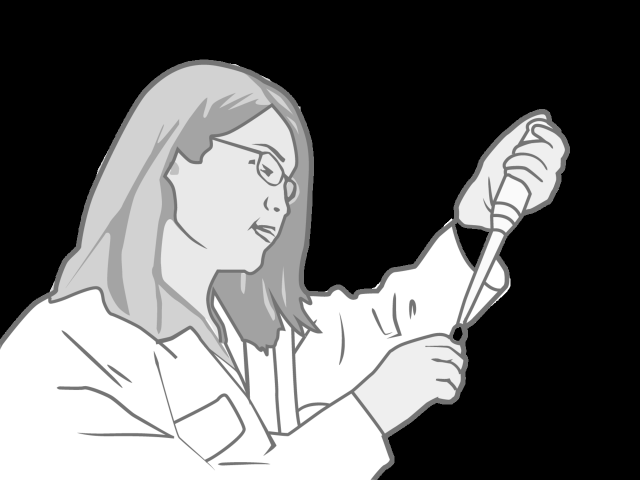
#> input picture data/test/t03_nih_pipetting.png, 1280 x 960 px (shown at 1/2 size)
$ python make_test_video.py
#> lines starting #> are read from the running program, lines starting #| are printed output that depends on the picture
# -*- coding: utf-8 -*-
"""
生成 MVP 演示用测试视频。

说明：第一阶段尚无项目组自采实验室视频，此脚本用公开测试图片合成一段
模拟视频：人员在画面中从"普通区域"移动进入"实验操作区"，
用于演示 ROI 触发 + 违规判断 + 截图 + 事件生成。

正式验证阶段将使用项目组自采实验室场景数据进行测试。
"""
import sys
from pathlib import Path

import cv2
import numpy as np

ROOT = Path(__file__).resolve().parent.parent
TEST_DIR = ROOT / "data" / "test"
OUT = TEST_DIR / "demo_lab_video.mp4"


def load_img(p):
    img = cv2.imread(str(p))
#> img is the input picture: shape (960, 1280, 3); min 0, max 255, mean 101.5
    if img is None:
        raise FileNotFoundError(p)
    return img


def make_video(image_paths, out_path=OUT, fps=25, duration_s=16, size=(1280, 720)):
    """将图片依次粘贴到移动窗口中，模拟人员走入实验操作区"""
    W, H = size
    fourcc = cv2.VideoWriter_fourcc(*"mp4v")
    writer = cv2.VideoWriter(str(out_path), fourcc, fps, (W, H))
    total_frames = fps * duration_s
    n_img = len(image_paths)
    seg = total_frames // n_img

    for i, path in enumerate(image_paths):
        img = load_img(path)
        img = cv2.resize(img, (480, 640))  # 竖版人像块
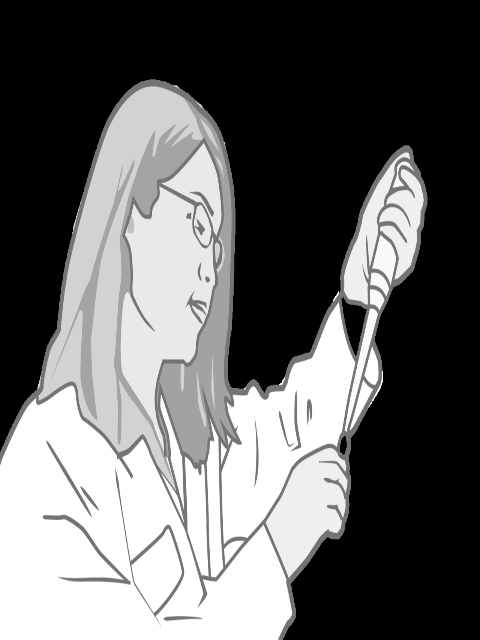
#> img: shape (640, 480, 3); min 0, max 255, mean 101.5
        for f in range(seg):
            canvas = np.full((H, W, 3), 235, dtype=np.uint8)
            # 背景网格模拟实验室
            for gx in range(0, W, 80):
                cv2.line(canvas, (gx, 0), (gx, H), (205, 205, 205), 1)
            for gy in range(0, H, 80):
                cv2.line(canvas, (0, gy), (W, gy), (205, 205, 205), 1)
            cv2.putText(canvas, "Laboratory (simulated demo)", (30, 40),
                        cv2.FONT_HERSHEY_SIMPLEX, 0.8, (120, 120, 120), 2)
            # 人物块从画面左侧（普通区域）移动到中部（实验操作区）
            t = f / max(seg - 1, 1)
            x = int(40 + t * 400)
            y = int((H - 640) / 2)
            # 简单阴影
            cv2.rectangle(canvas, (x + 6, y + 6), (x + 486, y + 646), (180, 180, 180), -1)
            canvas[y:y + 640, x:x + 480] = img
            writer.write(canvas)
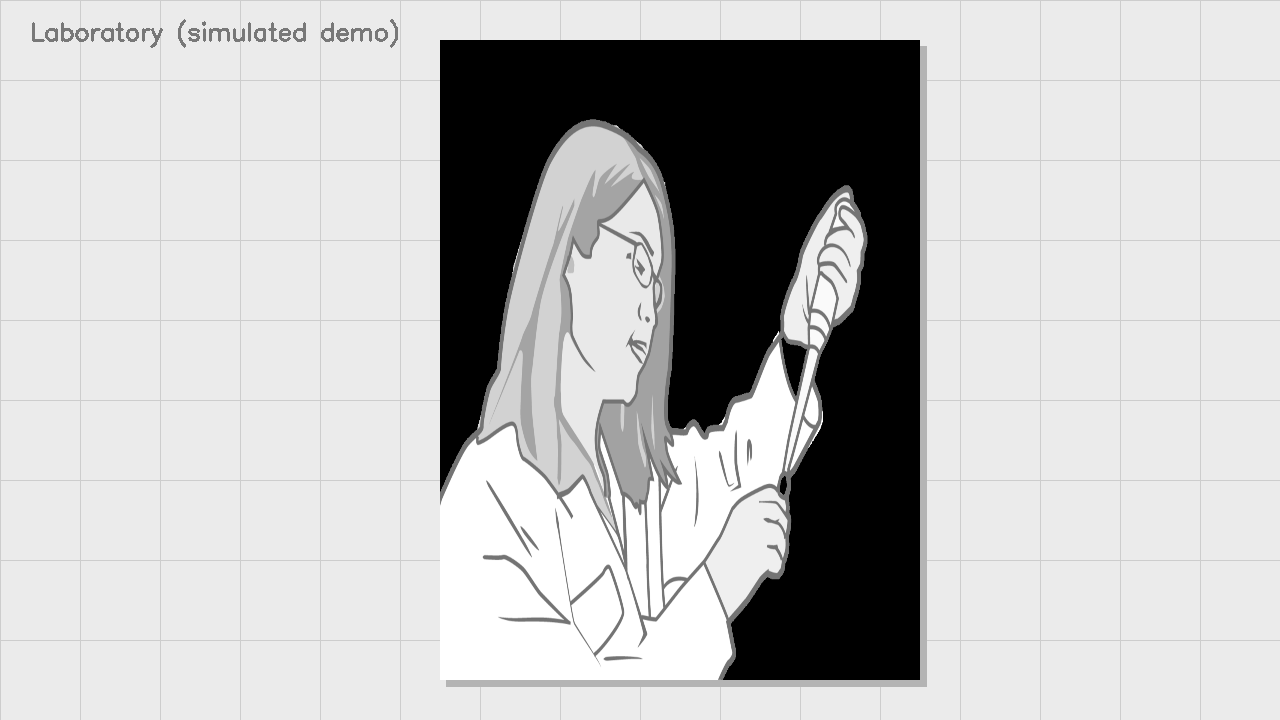
#> canvas: shape (720, 1280, 3); min 0, max 255, mean 189.2
#> pass 2 of the loop in make_video, `for i, path in enumerate(image_paths):`:
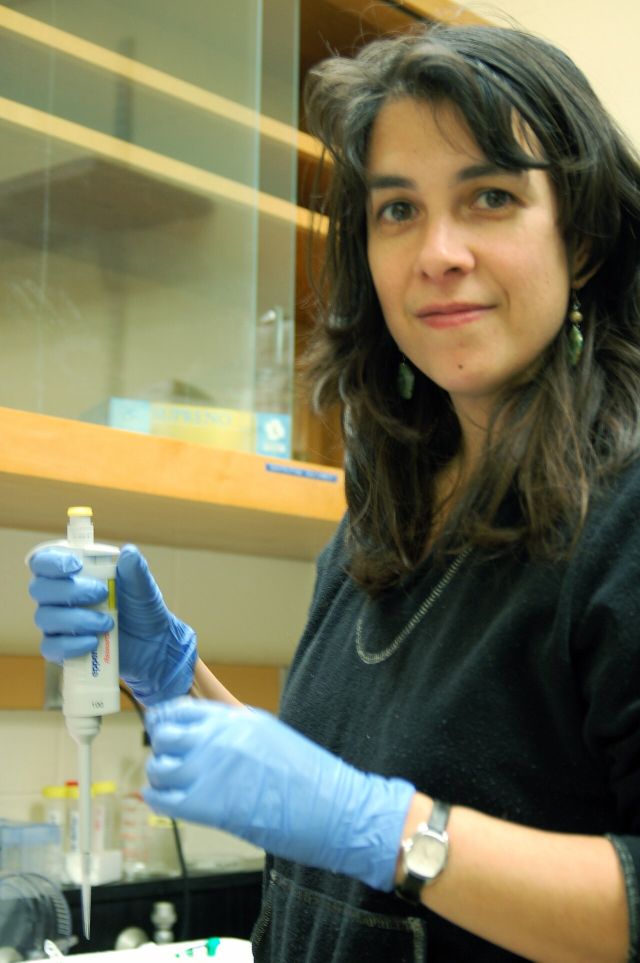
#> input picture data/test/t05_pcr_scientist.jpg, 1280 x 1925 px (shown at 1/2 size)
#> in load_img, img is the input picture: shape (1925, 1280, 3); mean B, G, R 89.5, 116, 116.3
#> in make_video, `img = cv2.resize(img, (480, 640))`:
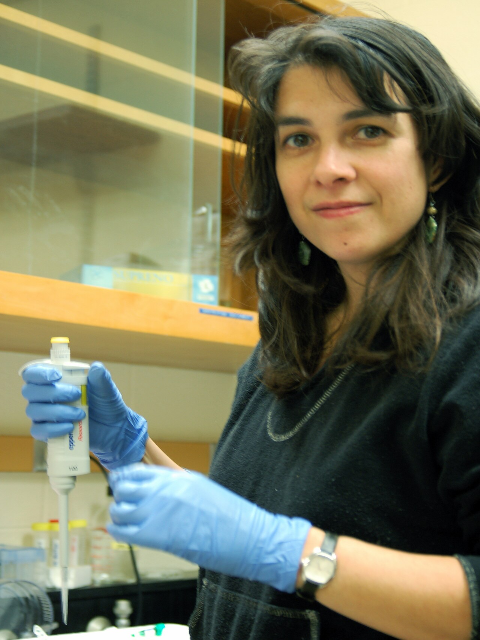
#> img: shape (640, 480, 3); mean B, G, R 89.4, 115.9, 116.2
#> after the loop in make_video, `for f in range(seg):`:
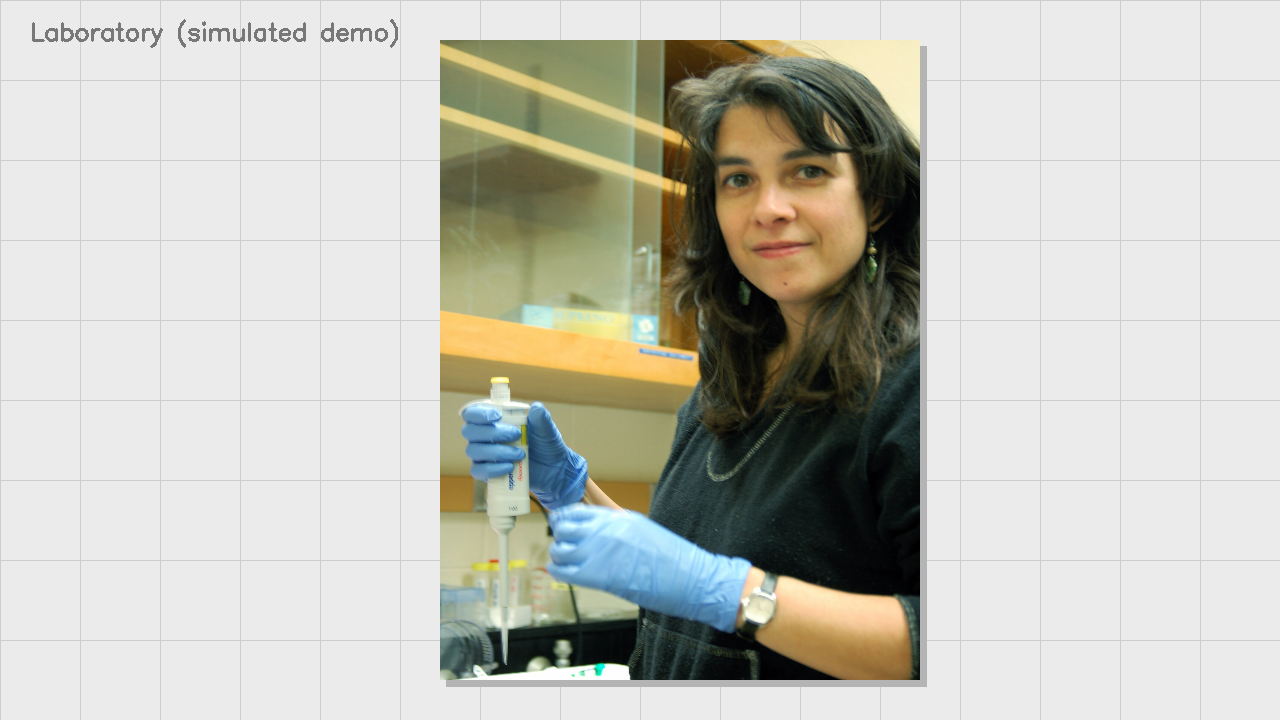
#> canvas: shape (720, 1280, 3); mean B, G, R 185.2, 194, 194.1
#> pass 3 of the loop in make_video, `for i, path in enumerate(image_paths):`:
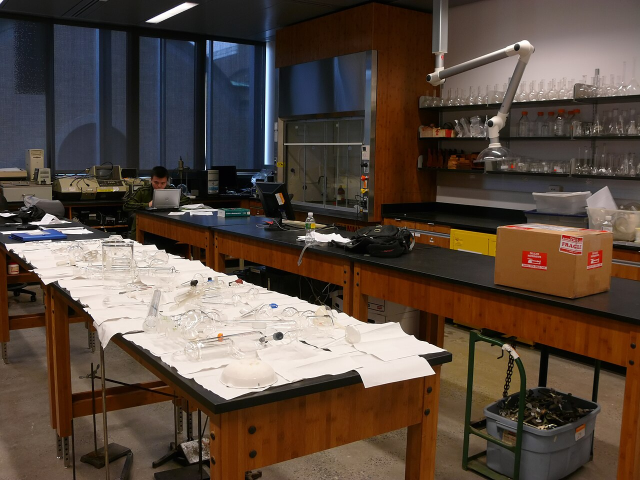
#> input picture data/test/t08_grad_chem_lab.jpg, 1280 x 960 px (shown at 1/2 size)
#> in load_img, img is the input picture: shape (960, 1280, 3); mean B, G, R 63.3, 73.6, 88.6
#> in make_video, `img = cv2.resize(img, (480, 640))`:
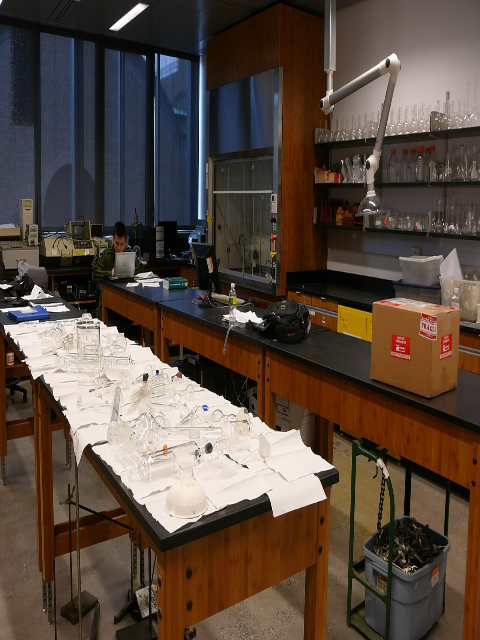
#> img: shape (640, 480, 3); mean B, G, R 63.2, 73.5, 88.5
#> after the loop in make_video, `for f in range(seg):`:
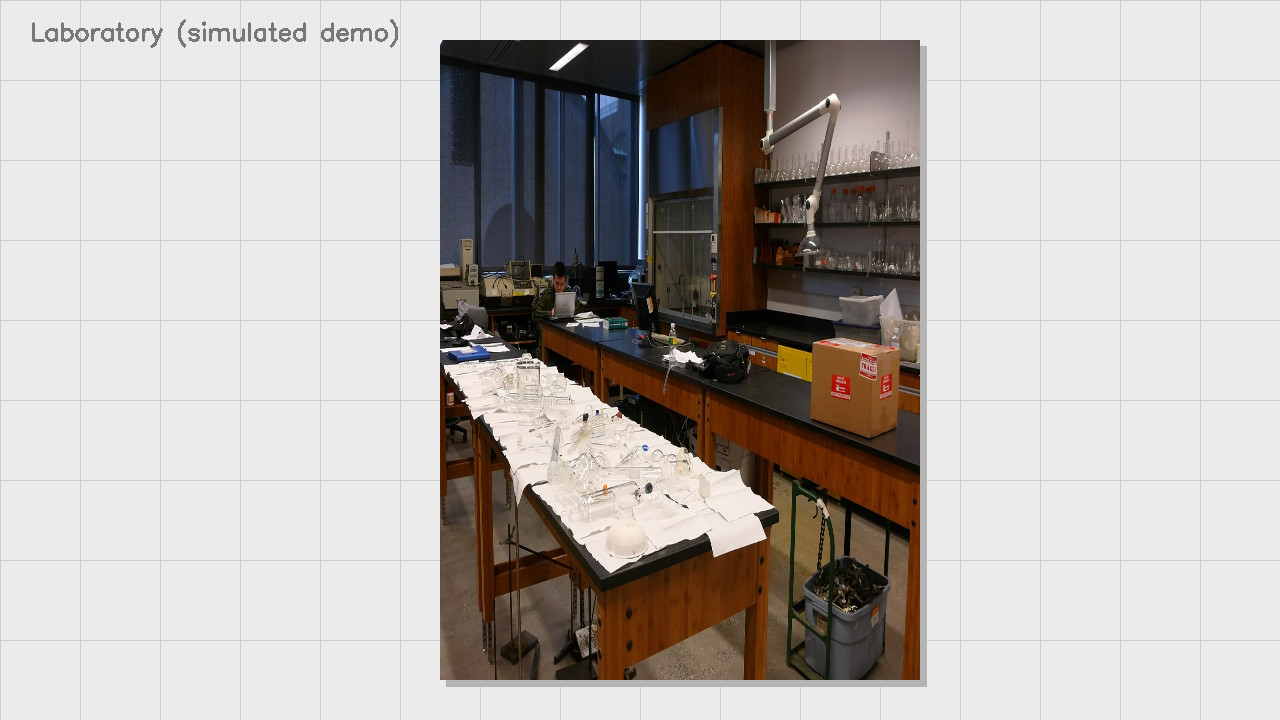
#> canvas: shape (720, 1280, 3); mean B, G, R 176.5, 179.9, 184.9
    writer.release()
    print(f"OK: {out_path} ({total_frames} frames @ {fps}fps)")
    return out_path


if __name__ == "__main__":
    imgs = [
        TEST_DIR / "t03_nih_pipetting.png",     # 穿实验服+手套 → 进入区域后仍可能缺口罩
        TEST_DIR / "t05_pcr_scientist.jpg",     # 全套 PPE
        TEST_DIR / "t08_grad_chem_lab.jpg",     # 学生做实验
    ]
    imgs = [p for p in imgs if p.exists()]
    if not imgs:
        print("没有找到测试图片，请先运行下载脚本")
        sys.exit(1)
    make_video(imgs)
